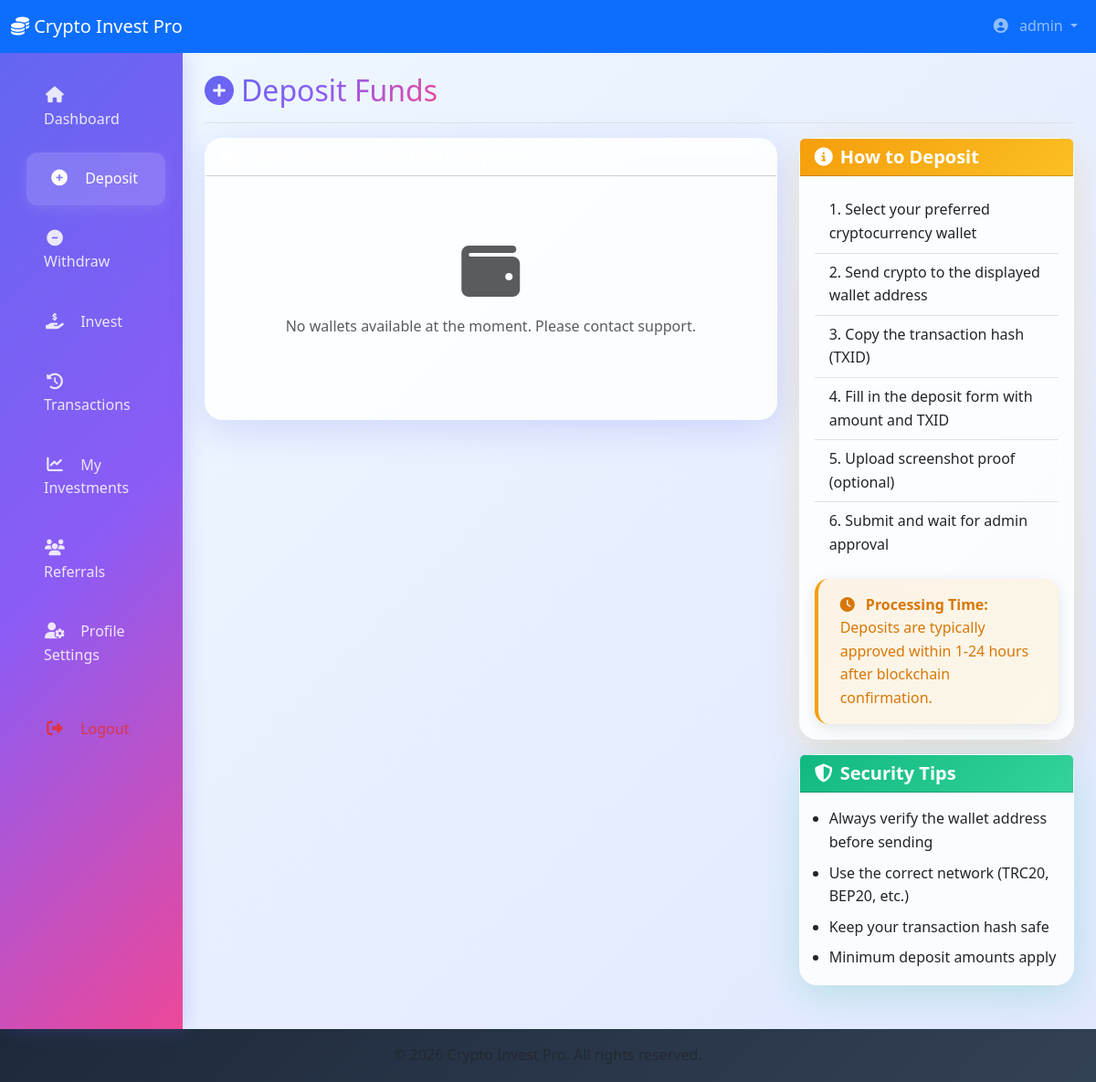
Page /user/deposit.php (signed in) on the earlier database version.
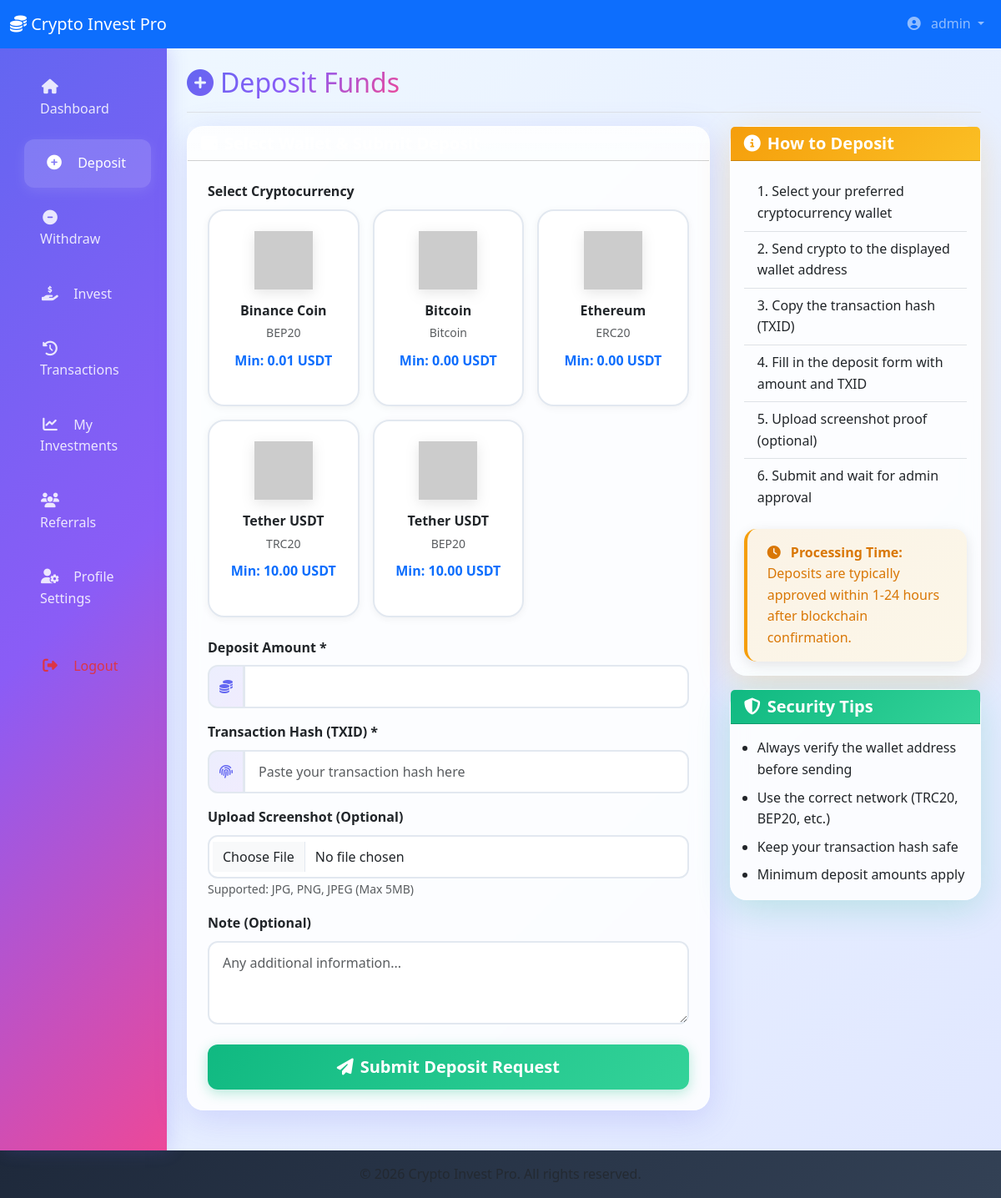
Same page on the later database version.
### tables this page shows
CREATE TABLE `wallets` (
  `id` INT(11) NOT NULL AUTO_INCREMENT,
  `wallet_name` VARCHAR(50) NOT NULL,
  `symbol` VARCHAR(10) NOT NULL,
  `network` VARCHAR(50) NOT NULL,
  `wallet_address` TEXT NOT NULL,
  `logo` VARCHAR(255) DEFAULT NULL,
  `qr_code` VARCHAR(255) DEFAULT NULL,
  `min_deposit` DECIMAL(15,8) DEFAULT 0.00000000,
  `status` ENUM('active', 'inactive') DEFAULT 'active',
  `created_at` TIMESTAMP DEFAULT CURRENT_TIMESTAMP,
  `updated_at` TIMESTAMP DEFAULT CURRENT_TIMESTAMP ON UPDATE CURRENT_TIMESTAMP,
  PRIMARY KEY (`id`)
);

### includes/functions.php (called while the page is built, shortened)
<?php
function formatCurrency($amount, $symbol = 'USDT') {
    return number_format((float)$amount, 2) . ' ' . $symbol;
}
?>

### user/deposit.php (the view, shortened to what the rows shown need)
<?php
require_once '../includes/functions.php';
$pdo = (new Database())->getConnection();
try {
    $stmt = $pdo->prepare("SELECT * FROM wallets WHERE status = 'active' ORDER BY wallet_name");
    $stmt->execute();
    $wallets = $stmt->fetchAll();
} catch (PDOException $e) {
    $wallets = [];
}
include 'includes/header.php';
?>
<div class="container-fluid">
    <div class="row">
        <main class="col-md-9 ms-sm-auto col-lg-10 px-md-4 py-4">
            <div class="d-flex justify-content-between flex-wrap flex-md-nowrap align-items-center pb-2 mb-3 border-bottom">
                <h1 class="h2 text-gradient"><i class="fas fa-plus-circle me-2"></i>Deposit Funds</h1>
            </div>
            <div class="row">
                <div class="col-lg-8 mb-4">
                    <div class="card glass-card shadow-primary">
                        <div class="card-body p-4">
                            <?php if (empty($wallets)): ?>
                                <div class="text-center py-5">
                                    <i class="fas fa-wallet fa-4x text-muted mb-3"></i>
                                    <p class="text-muted">No wallets available at the moment. Please contact support.</p>
                                </div>
                            <?php else: ?>
                                <form method="POST" enctype="multipart/form-data" id="depositForm">
                                    <div class="mb-4">
                                        <div class="row g-3">
                                            <?php foreach ($wallets as $wallet): ?>
                                                <div class="col-md-6 col-lg-4">
                                                    <div class="wallet-card h-100" onclick="selectWallet(this, <?php echo $wallet['id']; ?>)">
                                                        <div class="text-center">
                                                            <img src="../uploads/wallets/<?php echo htmlspecialchars($wallet['logo']); ?>"
                                                                 alt="<?php echo htmlspecialchars($wallet['wallet_name']); ?>"
                                                                 class="wallet-logo mb-3"
                                                                 onerror="this.src='https://via.placeholder.com/70?text=Crypto'">
                                                            <h6 class="fw-bold mb-1"><?php echo htmlspecialchars($wallet['wallet_name']); ?></h6>
                                                            <small class="text-muted"><?php echo htmlspecialchars($wallet['network']); ?></small>
                                                            <p class="text-primary fw-bold mt-2">Min: <?php echo formatCurrency($wallet['min_deposit']); ?></p>
                                                        </div>
                                                    </div>
                                                </div>
                                            <?php endforeach; ?>
                                        </div>
                                    </div>
                                </form>
                            <?php endif; ?>
                        </div>
                    </div>
                </div>
            </div>
        </main>
    </div>
</div>
<?php include 'includes/footer.php'; ?>

Differences in the rows shown:
added wallets: wallet_name "Binance Coin", network "BEP20", min_deposit "0.01 USDT"
added wallets: wallet_name "Bitcoin", network "Bitcoin", min_deposit "0.00 USDT"
added wallets: wallet_name "Ethereum", network "ERC20", min_deposit "0.00 USDT"
added wallets: wallet_name "Tether USDT", network "TRC20", min_deposit "10.00 USDT"
added wallets: wallet_name "Tether USDT", network "BEP20", min_deposit "10.00 USDT"
Other differences:
text no longer shown: "No wallets available at the moment. Please contact support."
text now shown: "Select Cryptocurrency Deposit Amount * Transaction Hash (TXID) * Upload Screenshot (Optional) Supported: JPG, PNG, JPEG (Max 5MB) Note (Optional) Submit Deposit Request"
